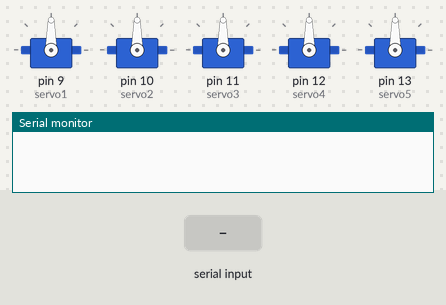
This sketch was run on a simulated Arduino Uno, built with avr-gcc and run on an emulated ATmega328P. On the bench: 5 × servo, the last lines printed to the serial monitor. The inputs (shaded band) are chosen by the test bench.

Above: at 1.2 s.
1.3 s: "A90\n" received over Serial
At 1.9 s:
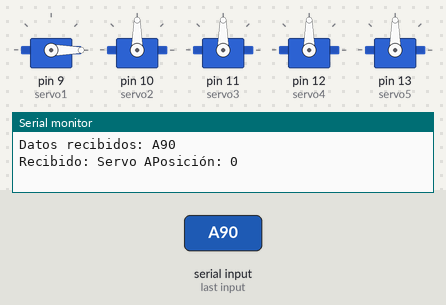
2.8 s: "A,45\n" received over Serial
At 3.1 s:
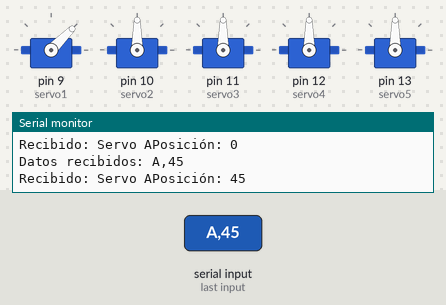
4.3 s: "B90\n" received over Serial
At 5.4 s:
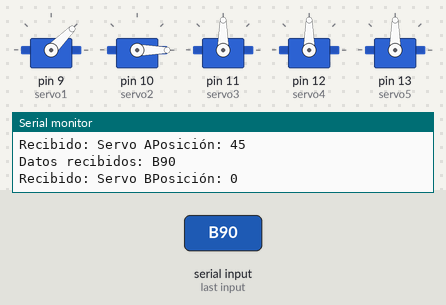
5.8 s: "B,45\n" received over Serial
At 6.5 s:
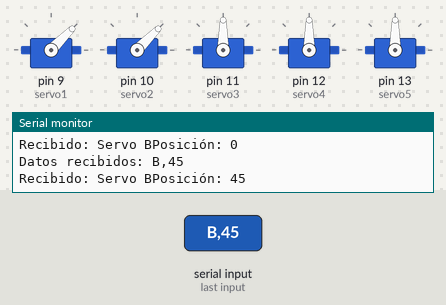
7.3 s: "C90\n" received over Serial
At 7.6 s:
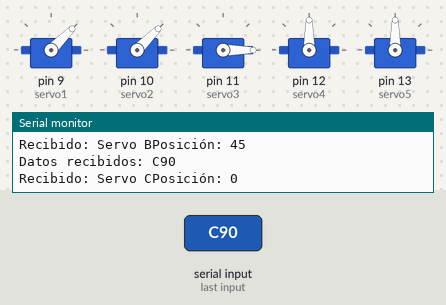
8.8 s: "C,45\n" received over Serial
At 10.0 s:
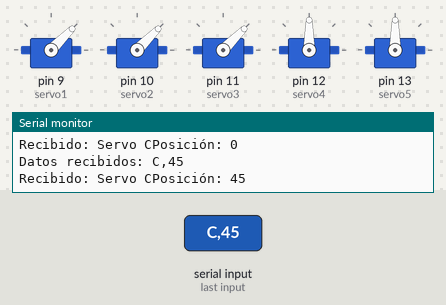
Timing chart, 0 to 11.3 s (numbered marks = the images above; inputs shaded):
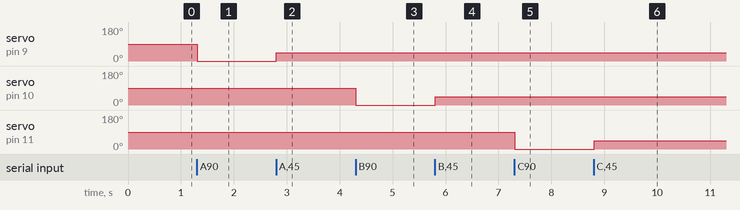

The sketch:

BrazoBluetooth.ino
```cpp
#include <Servo.h>

Servo servo1; // Declaración del objeto servo1
Servo servo2;
Servo servo3;
Servo servo4;
Servo servo5;

void setup() {
  Serial.begin(9600); // Inicializa la comunicación serial a 9600 bps
  servo1.attach(9); // Conecta el servo 1 al pin 9
  servo2.attach(10); // Conecta el servo 2 al pin 10
  servo3.attach(11); // Conecta el servo 3 al pin 11
  servo4.attach(12); // Conecta el servo 4 al pin 12
  servo5.attach(13); // Conecta el servo 5 al pin 13
}

void loop() {
  // Verifica si hay datos disponibles en el puerto serial
  if (Serial.available() > 0) {
    String data = Serial.readStringUntil('\n'); // Lee los datos del puerto serial hasta encontrar un salto de línea
    Serial.print("Datos recibidos: ");
    Serial.println(data); // Imprime los datos recibidos para depuración

    // Analiza los datos recibidos
    char servoIndex = data.charAt(0); // Obtener el índice del servo
    int position = data.substring(2).toInt(); // Obtener la posición del servo como un entero

    Serial.print("Recibido: Servo ");
    Serial.print(servoIndex);
    Serial.print("Posición: ");
    Serial.println(position);

    // Mover el servo correspondiente a la posición especificada
    switch (servoIndex) {
      case 'A':
        servo1.write(position);
        break;
      case 'B':
        servo2.write(position);
        break;
      case 'C':
        servo3.write(position);
        break;
      case 'D':
        servo4.write(position);
        break;
      case 'E':
        servo5.write(position);
        break;
      default:
        break;
    }
  }
}
```

Measured:
- after the input at 1.3 s, servo on pin 9 (servo1): 90° → 0° at once
- after the input at 2.8 s, servo on pin 9 (servo1): 0° → 45° at once
- after the input at 4.3 s, servo on pin 10 (servo2): 90° → 0° at once
- after the input at 5.8 s, servo on pin 10 (servo2): 0° → 45° at once
- after the input at 7.3 s, servo on pin 11 (servo3): 90° → 0° at once
- after the input at 8.8 s, servo on pin 11 (servo3): 0° → 45° at once
